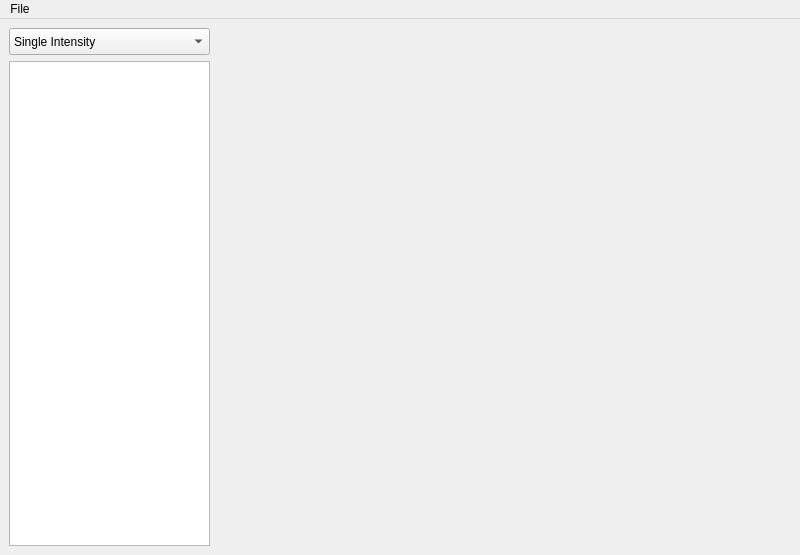
<?xml version="1.0" encoding="UTF-8"?>
<ui version="4.0">
 <class>GuiPwaMain</class>
 <widget class="QMainWindow" name="GuiPwaMain">
  <property name="enabled">
   <bool>true</bool>
  </property>
  <property name="geometry">
   <rect>
    <x>0</x>
    <y>0</y>
    <width>800</width>
    <height>555</height>
   </rect>
  </property>
  <property name="windowTitle">
   <string>PWA GUI</string>
  </property>
  <widget class="QWidget" name="centralwidget">
   <layout class="QHBoxLayout" name="horizontalLayout">
    <item>
     <layout class="QVBoxLayout" name="verticalLayout">
      <item>
       <widget class="QComboBox" name="_PlotMode">
        <property name="minimumSize">
         <size>
          <width>201</width>
          <height>27</height>
         </size>
        </property>
        <property name="maximumSize">
         <size>
          <width>201</width>
          <height>27</height>
         </size>
        </property>
        <item>
         <property name="text">
          <string>Single Intensity</string>
         </property>
        </item>
        <item>
         <property name="text">
          <string>Coherent Sum</string>
         </property>
        </item>
        <item>
         <property name="text">
          <string>Phase Shift</string>
         </property>
        </item>
       </widget>
      </item>
      <item>
       <widget class="QTreeView" name="_WaveTreeView">
        <property name="minimumSize">
         <size>
          <width>201</width>
          <height>200</height>
         </size>
        </property>
        <property name="maximumSize">
         <size>
          <width>201</width>
          <height>16777215</height>
         </size>
        </property>
       </widget>
      </item>
     </layout>
    </item>
    <item>
     <widget class="TQtWidget" name="_PlotWidget" native="true">
      <property name="minimumSize">
       <size>
        <width>200</width>
        <height>200</height>
       </size>
      </property>
     </widget>
    </item>
   </layout>
  </widget>
  <widget class="QMenuBar" name="menubar">
   <property name="geometry">
    <rect>
     <x>0</x>
     <y>0</y>
     <width>800</width>
     <height>25</height>
    </rect>
   </property>
   <widget class="QMenu" name="menuFile">
    <property name="title">
     <string>File</string>
    </property>
    <addaction name="actionOpenTree"/>
    <addaction name="actionParse_CompassPWA_txts"/>
   </widget>
   <addaction name="menuFile"/>
  </widget>
  <action name="actionOpenTree">
   <property name="text">
    <string>Open Root Tree</string>
   </property>
  </action>
  <action name="actionParse_CompassPWA_txts">
   <property name="text">
    <string>Parse CompassPWA txts</string>
   </property>
  </action>
 </widget>
 <customwidgets>
  <customwidget>
   <class>TQtWidget</class>
   <extends>QWidget</extends>
   <header>TQtWidget.h</header>
   <container>1</container>
  </customwidget>
 </customwidgets>
 <resources/>
 <connections/>
</ui>
